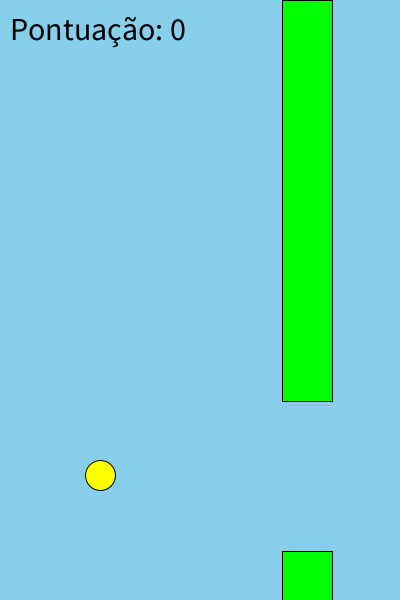
Frame 1 (no input)
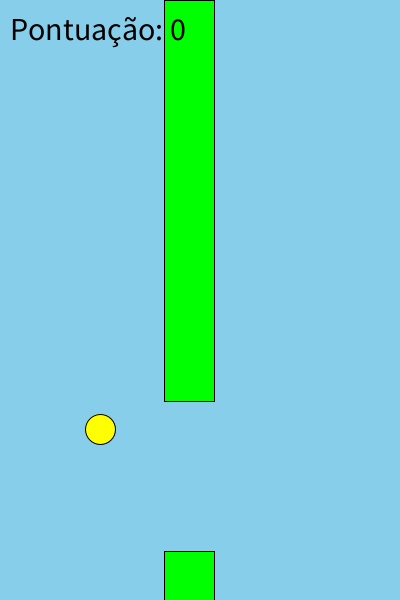
Frame 60 (the mouse pressed at the canvas centre just before this capture)
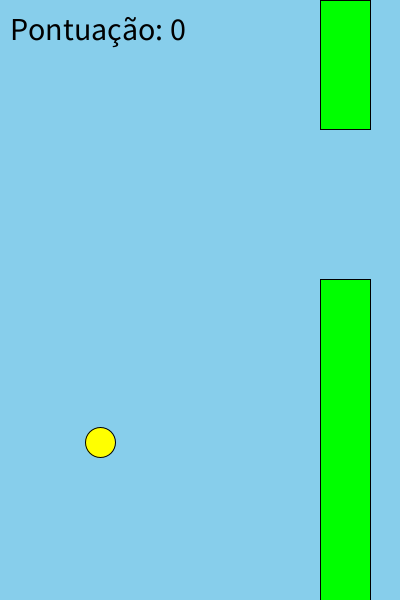
Frame 120 (the mouse held since frame 60 and released just before this capture)

The Processing sketch that drew these frames (run headless with seeded random() and noise(); from frame 60 on, the mouse is pressed at the canvas centre):

// Processing sketch: aula20_aprendizado_reforco
// ── aula20_aprendizado_reforco.pde
Jogo jogo;
int pontuacaoMax = 0;

void setup() {
  size(400, 600);
  //frameRate(120);
  jogo = new Jogo();
  
  for(int i = 0; i < 100000000; i++){
    jogo.atualizar();
    if (jogo.fimDeJogo){
      pontuacaoMax = max(pontuacaoMax, jogo.pontuacao);
      jogo.reiniciar();
    }
  }
  println(pontuacaoMax);
}

void draw() {
  jogo.atualizar();
  jogo.desenhar();
  
  if (jogo.fimDeJogo) jogo.reiniciar(); 
}

void keyPressed() {
  if (key == 'r') jogo.reiniciar();
}

// ── AgenteRL.pde
class AgenteRL {
  HashMap<String, Float> tabelaQ;
  float taxaAprendizagem;
  float fatorDesconto;
  float taxaExploracaoInicial;
  float taxaExploracaoMinima;
  float decaimentoExploracao;
  int episodios;
  
  AgenteRL(float taxaAprendizagem, float fatorDesconto, float taxaExploracaoInicial, float taxaExploracaoMinima, float decaimentoExploracao) {
    tabelaQ = new HashMap<String, Float>();
    this.taxaAprendizagem = taxaAprendizagem;
    this.fatorDesconto = fatorDesconto;
    this.taxaExploracaoInicial = taxaExploracaoInicial;
    this.taxaExploracaoMinima = taxaExploracaoMinima;
    this.decaimentoExploracao = decaimentoExploracao;
    this.episodios = 0;
  }
  
  float obterValorQ(String estado, int acao) {
    String chave = estado + "," + acao;
    if (!tabelaQ.containsKey(chave)) tabelaQ.put(chave, 0.0);
    return tabelaQ.get(chave);
  }
  
  void atualizarValorQ(String estado, int acao, float recompensa, String proximoEstado) {
    float qAtual = obterValorQ(estado, acao); //<>//
    float maxProximoQ = max(obterValorQ(proximoEstado, 0), obterValorQ(proximoEstado, 1));
    float novoQ = qAtual + taxaAprendizagem * (recompensa + fatorDesconto * maxProximoQ - qAtual);
    tabelaQ.put(estado + "," + acao, novoQ);
    incrementarEpisodios();
  }
  
  int escolherAcao(String estado) {
    float taxaExploracao = max(taxaExploracaoMinima, taxaExploracaoInicial * exp(-decaimentoExploracao * episodios));
    //println(obterValorQ(estado, 0) + "|" + obterValorQ(estado, 1));
    if (random(1) < taxaExploracao) return random(1) < 0.6 ? 0 : 1;
    else return obterValorQ(estado, 0) >= obterValorQ(estado, 1) ? 0 : 1;
  }
  
  void incrementarEpisodios() {
    episodios = (episodios + 1) % 100000;
    
  }
}

// ── Cano.pde
class Cano {
  float x, abertura;
  
  Cano(float larguraTela) {
    x = larguraTela;
    abertura = random(100, height - 100);
  }
  
  void atualizar(float velocidade) {
    x -= velocidade;
  }
  
  void desenhar() {
    fill(0, 255, 0);
    rect(x, 0, 50, abertura - 75);
    rect(x, abertura + 75, 50, height - abertura - 75);
  }
  
  boolean foraDoEcra() {
    return x < -50;
  }
}

// ── Jogo.pde
class Jogo {
  Passaro passaro;
  Cano cano;
  AgenteRL agente;
  
  float gravidade = 0.6;
  float forcaPulo = -5;
  float velocidadeCano = 2;
  
  int pontuacao;
  boolean fimDeJogo;
  int quadroAtual;
  int quadroUltimaAcao;
  String estadoUltimaAcao; 
  int ultimaAcao;
  
  Jogo() {
    passaro = new Passaro(height / 2);
    cano = new Cano(width);
    agente = new AgenteRL(0.1, 0.99, 1.0, 0.01, 0.001);
    reiniciar();
  }
  
  void reiniciar() {
    passaro = new Passaro(height / 2);
    cano = new Cano(width);
    pontuacao = 0;
    fimDeJogo = false;
    quadroAtual = 0;
    quadroUltimaAcao = 0;
    estadoUltimaAcao = obterEstado();
    ultimaAcao = 0;
  }
  
  String obterEstado() {
    int canoX =  round(map(cano.x, 0, width, 0, 10));
    int aberturaErro = round(map(cano.abertura - passaro.y, 0, height, 0, 20));
    return  canoX + "," + aberturaErro;
  }
  
  void atualizar() {
    quadroAtual++;
    
    // Ação do RL
    if (quadroAtual - quadroUltimaAcao >= 5) {
      
      // Atualizar valor Q após a ação
      float recompensa = fimDeJogo ? -100 : 1;
      String estadoAtual = obterEstado();
      agente.atualizarValorQ(estadoUltimaAcao, ultimaAcao, recompensa, estadoAtual);
      
      ultimaAcao = agente.escolherAcao(estadoAtual);
      if (ultimaAcao == 1) passaro.pular(forcaPulo);
      
      estadoUltimaAcao = estadoAtual;
      quadroUltimaAcao = quadroAtual;  
    }
    
    passaro.atualizar(gravidade);
    cano.atualizar(velocidadeCano);
    
    // Verifica colisão
    if ((abs(100 - cano.x) < 25 && (passaro.y < cano.abertura - 75 || passaro.y > cano.abertura + 75)))
      fimDeJogo = true;
    
    
    if(passaro.y > height || passaro.y < 0)
      fimDeJogo = true;//passaro.y = constrain(passaro.y, 0, height);
    
    // Atualiza pontuação e cria novo cano
    if (cano.foraDoEcra()) {
      cano = new Cano(width);
      pontuacao++;
    }
  }
  
  void desenhar() {
    background(135, 206, 235);
    surface.setTitle(estadoUltimaAcao);
    
    passaro.desenhar();
    cano.desenhar();
    
    // Exibe pontuação
    fill(0);
    textSize(32);
    text("Pontuação: " + pontuacao, 10, 40);
    
    if (fimDeJogo) {
      text("Fim de Jogo", width/2 - 70, height/2);
    }
  }
}

// ── Passaro.pde
class Passaro {
  float y, velocidade;
  
  Passaro(float alturaInicial) {
    y = alturaInicial;
    velocidade = 0;
  }
  
  void atualizar(float gravidade) {
    velocidade += gravidade;
    y += velocidade;
  }
  
  void pular(float forcaPulo) {
    velocidade = forcaPulo;
  }
  
  void desenhar() {
    fill(255, 255, 0);
    ellipse(100, y, 30, 30);
  }
}
